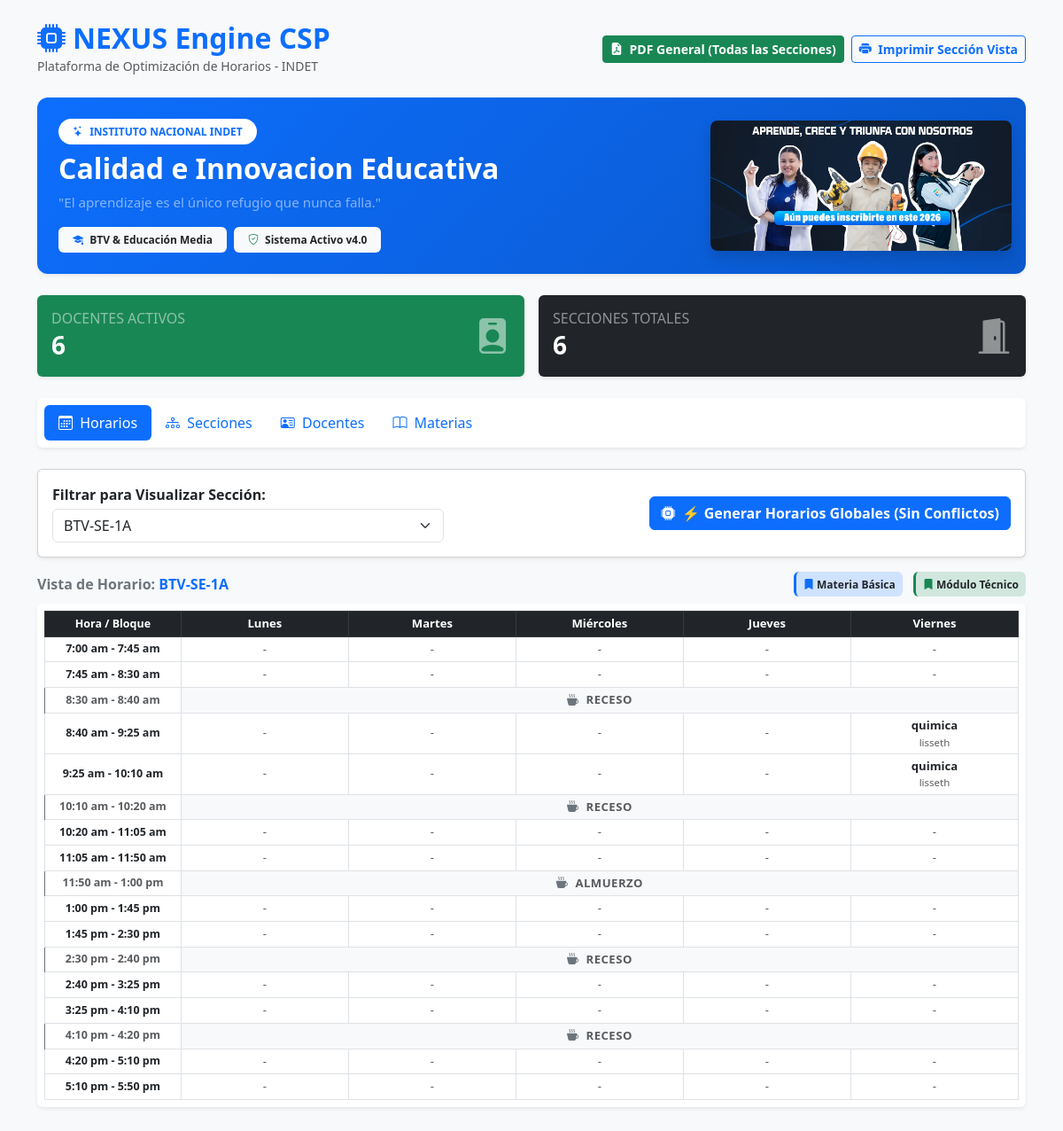
The page / on the database its author committed.
### modulo_horarios/main.py (models this page shows)
class Seccion(SQLModel, table=True):
    id: Optional[int] = Field(default=None, primary_key=True)
    nombre: str
    modalidad: str
    anio: str

class Materia(SQLModel, table=True):
    id: Optional[int] = Field(default=None, primary_key=True)
    nombre: str
    tipo: str  # 'Básica' o 'Modular'

class Docente(SQLModel, table=True):
    id: Optional[int] = Field(default=None, primary_key=True)
    nombre: str
    correo_institucional: str
    turno_preferente: str
    dias_matutino: Optional[str] = None
    dias_vespertino: Optional[str] = None

### modulo_horarios/main.py (the view)
@app.get("/", response_class=HTMLResponse)
def index(
        request: Request,
        seccion_seleccionada: Optional[str] = None,
        seccion_estudiante: Optional[str] = None,
        session: Session = Depends(get_session)
):
    secciones = session.exec(select(Seccion)).all()
    lista_secciones = [s.nombre for s in secciones]
    seccion_actual = seccion_seleccionada if seccion_seleccionada else (
        lista_secciones[0] if lista_secciones else "Sin Secciones")
    sec_obj = session.exec(select(Seccion).where(Seccion.nombre == seccion_actual)).first()
    mantenimiento_dias = [
        ("lunes", "Lunes"),
        ("martes", "Martes"),
        ("miercoles", "Miércoles"),
        ("jueves", "Jueves"),
        ("viernes", "Viernes")
    ]
    tabla_horario = []
    for b in MEDIOS_BLOQUES:
        fila = {
            "hora": b["hora"],
            "es_pausa": b.get("es_pausa", False),
            "tipo_pausa": b.get("tipo_pausa", "")
        }
        for dia_clave, dia_bd in mantenimiento_dias:
            clase_data = {"materia": "-", "docente": "-", "tipo": "ninguno"}
            if sec_obj and not b.get("es_pausa"):
                clase = session.exec(
                    select(Horario).where(
                        Horario.seccion_id == sec_obj.id,
                        Horario.dia == dia_bd,
                        Horario.bloque_id == b["id"]
                    )
                ).first()
                if clase:
                    doc = session.get(Docente, clase.docente_id)
                    mat = session.get(Materia, clase.materia_id)
                    clase_data = {
                        "materia": mat.nombre if mat else "Desconocida",
                        "docente": doc.nombre if doc else "Desconocido",
                        "tipo": mat.tipo if mat else "Básica"
                    }
            fila[dia_clave] = clase_data
        tabla_horario.append(fila)
    docentes = session.exec(select(Docente)).all()
    materias = session.exec(select(Materia)).all()
    query_estudiantes = select(Estudiante)
    if seccion_estudiante and seccion_estudiante != "Todas":
        query_estudiantes = query_estudiantes.where(Estudiante.seccion == seccion_estudiante)
    estudiantes = session.exec(query_estudiantes).all()
    total_estudiantes_registrados = len(session.exec(select(Estudiante)).all())
    docentes_con_cargas = []
    for d in docentes:
        cargas_doc = session.exec(select(CargaAcademica).where(CargaAcademica.docente_id == d.id)).all()
        cargas_info = []
        for c in cargas_doc:
            s_item = session.get(Seccion, c.seccion_id)
            m_item = session.get(Materia, c.materia_id)
            cargas_info.append({
                "seccion": s_item,
                "materia": m_item,
                "medios_bloques_semanales": c.horas_semanales
            })
        docentes_con_cargas.append({
            "id": d.id,
            "nombre": d.nombre,
            "correo_institucional": d.correo_institucional,
            "turno_preferente": d.turno_preferente,
            "cargas": cargas_info
        })
    contexto = {
        "usuario": "admin",
        "rol": "Admin",
        "username": "admin",
        "secciones": secciones,
        "lista_secciones": lista_secciones,
        "seccion_actual": seccion_actual,
        "seccion_estudiante_filtro": seccion_estudiante or "Todas",
        "tabla_horario": tabla_horario,
        "docentes": docentes_con_cargas,
        "materias": materias,
        "estudiantes": estudiantes,
        "total_estudiantes": total_estudiantes_registrados,
        "total_docentes": len(docentes),
        "total_secciones": len(secciones),
        "alerta_cruce": False
    }
    return templates.TemplateResponse(
        request=request,
        name="index.html",
        context=contexto
    )

### modulo_horarios/templates/index.html (shortened to what this page needs)
<!DOCTYPE html>
<html lang="es">
<head>
    <link href="https://cdn.jsdelivr.net/npm/bootstrap@5.3.0/dist/css/bootstrap.min.css" rel="stylesheet">
    <link rel="stylesheet" href="https://cdn.jsdelivr.net/npm/bootstrap-icons@1.11.3/font/bootstrap-icons.css">
</head>
<body class="bg-light">
<div class="container pb-5 pt-4">
    <div class="d-flex justify-content-between align-items-center mb-4 no-print">
        <div>
            <h1 class="h2 fw-bold text-primary mb-0"><i class="bi bi-cpu-fill me-2"></i>NEXUS Engine CSP</h1>
            <small class="text-muted">Plataforma de Optimización de Horarios - INDET</small>
        </div>
        <div class="d-flex gap-2">
            <a href="/exportar_pdf_todos" class="btn btn-success btn-sm fw-bold" target="_blank">
                <i class="bi bi-file-earmark-pdf-fill me-1"></i> PDF General (Todas las Secciones)
            </a>
            <button id="btnImprimirHorario" onclick="window.print()" class="btn btn-outline-primary btn-sm fw-bold">
                <i class="bi bi-printer-fill me-1"></i> Imprimir Sección Vista
            </button>
        </div>
    </div>
    <div class="card border-0 shadow-sm overflow-hidden mb-4 no-print" style="border-radius: 12px; background: linear-gradient(135deg, #0d6efd 0%, #0a58ca 100%);">
        <div class="row g-0 align-items-center">
            <div class="col-md-8 p-4 text-white">
                <span class="badge bg-white text-primary mb-2 fw-bold text-uppercase px-3 py-2 rounded-pill" style="font-size: 0.75rem;">
                    <i class="bi bi-stars me-1"></i> INSTITUTO NACIONAL INDET
                </span>
                <h2 class="fw-bold mb-2">Calidad e Innovacion Educativa</h2>
                <p class="mb-3 text-white-50 lead" style="font-size: 0.95rem;">
                    "El aprendizaje es el único refugio que nunca falla."
                </p>
                <div class="d-flex align-items-center gap-2">
                    <span class="badge bg-light text-dark py-2 px-3"><i class="bi bi-mortarboard-fill text-primary me-1"></i> BTV & Educación Media</span>
                    <span class="badge bg-light text-dark py-2 px-3"><i class="bi bi-shield-check text-success me-1"></i> Sistema Activo v4.0</span>
                </div>
            </div>
            <div class="col-md-4 d-none d-md-block text-center p-3">
                <img src="../static/especialidades.png" alt="Especialidades INDET" class="img-fluid rounded-3 shadow" style="max-height: 160px; object-fit: cover; width: 100%;">
            </div>
        </div>
    </div>
    <div class="row g-3 mb-4 no-print">
        <div class="col-md-6">
            <div class="card bg-success text-white shadow-sm p-3 border-0">
                <div class="d-flex justify-content-between align-items-center">
                    <div>
                        <h6 class="text-white-50 text-uppercase mb-1">Docentes Activos</h6>
                        <h3 class="fw-bold mb-0">{{ total_docentes }}</h3>
                    </div>
                    <i class="bi bi-person-badge-fill fs-1 text-white-50"></i>
                </div>
            </div>
        </div>
        <div class="col-md-6">
            <div class="card bg-dark text-white shadow-sm p-3 border-0">
                <div class="d-flex justify-content-between align-items-center">
                    <div>
                        <h6 class="text-white-50 text-uppercase mb-1">Secciones Totales</h6>
                        <h3 class="fw-bold mb-0">{{ total_secciones }}</h3>
                    </div>
                    <i class="bi bi-door-open-fill fs-1 text-white-50"></i>
                </div>
            </div>
        </div>
    </div>
    <ul class="nav nav-pills mb-3 bg-white p-2 rounded shadow-sm no-print" id="nexusTab" role="tablist">
        <li class="nav-item"><button class="nav-link active" id="horario-tab" data-bs-toggle="tab" data-bs-target="#horario" type="button"><i class="bi bi-calendar3 me-1"></i> Horarios</button></li>
        <li class="nav-item"><button class="nav-link" id="secciones-tab" data-bs-toggle="tab" data-bs-target="#secciones" type="button"><i class="bi bi-diagram-3 me-1"></i> Secciones</button></li>
        <li class="nav-item"><button class="nav-link" id="docentes-tab" data-bs-toggle="tab" data-bs-target="#docentes" type="button"><i class="bi bi-person-vcard me-1"></i> Docentes</button></li>
        <li class="nav-item"><button class="nav-link" id="materias-tab" data-bs-toggle="tab" data-bs-target="#materias" type="button"><i class="bi bi-book me-1"></i> Materias</button></li>
    </ul>
    <div class="tab-content pt-2" id="nexusTabContent">
        <div class="tab-pane fade show active" id="horario" role="tabpanel">
            <div class="card shadow-sm p-3 mb-3 no-print">
                <div class="row align-items-center g-3">
                    <div class="col-md-5">
                        <form method="get" action="/">
                            <label for="seccion_seleccionada" class="form-label fw-bold mb-1">Filtrar para Visualizar Sección:</label>
                            <select name="seccion_seleccionada" id="seccion_seleccionada" class="form-select" onchange="this.form.submit()">
                                {% for sec in lista_secciones %}
                                    <option value="{{ sec }}" {% if sec == seccion_actual %}selected{% endif %}>{{ sec }}</option>
                                {% endfor %}
                            </select>
                        </form>
                    </div>
                    <div class="col-md-7 text-end d-flex justify-content-end align-items-center gap-2">
                        <form action="/generar_horarios_globales" method="post" class="m-0">
                            <button type="submit" class="btn btn-primary fw-bold">
                                <i class="bi bi-cpu-fill me-1"></i> ⚡ Generar Horarios Globales (Sin Conflictos)
                            </button>
                        </form>
                    </div>
                </div>
            </div>
            <div class="d-flex justify-content-between align-items-center mb-2 no-print">
                <span class="fw-bold text-secondary">Vista de Horario: <span class="text-primary">{{ seccion_actual }}</span></span>
                <div>
                    <span class="badge bg-basica text-dark p-2 me-2"><i class="bi bi-bookmark-fill text-primary"></i> Materia Básica</span>
                    <span class="badge bg-modular text-dark p-2"><i class="bi bi-bookmark-fill text-success"></i> Módulo Técnico</span>
                </div>
            </div>
            <div class="table-responsive bg-white rounded shadow-sm p-2">
                <table class="table table-bordered text-center align-middle mb-0 tabla-horario-compacta">
                    <thead class="table-dark">
                        <tr>
                            <th class="col-hora">Hora / Bloque</th>
                            <th class="col-dia">Lunes</th>
                            <th class="col-dia">Martes</th>
                            <th class="col-dia">Miércoles</th>
                            <th class="col-dia">Jueves</th>
                            <th class="col-dia">Viernes</th>
                        </tr>
                    </thead>
                    <tbody>
                        {% for fila in tabla_horario %}
                            {% if fila.es_pausa %}
                                <tr class="bg-custom-pause">
                                    <td class="col-hora fw-bold text-muted">{{ fila.hora }}</td>
                                    <td colspan="5" class="text-uppercase text-muted py-1 bg-light fw-bold" style="letter-spacing: 0.5px;">
                                        <i class="bi bi-cup-hot-fill me-1 text-secondary"></i> {{ fila.tipo_pausa }}
                                    </td>
                                </tr>
                            {% else %}
                                <tr>
                                    <td class="col-hora fw-bold">{{ fila.hora }}</td>
                                    {% for dia in ['lunes', 'martes', 'miercoles', 'jueves', 'viernes'] %}
                                        {% set clase = fila[dia] %}
                                        <td class="{% if clase.tipo == 'Modular' %}bg-modular{% elif clase.tipo == 'Básica' %}bg-basica{% endif %}">
                                            {% if clase.materia and clase.materia != '-' %}
                                                <div class="fw-bold text-dark">{{ clase.materia }}</div>
                                                <small class="text-muted d-block">{{ clase.docente }}</small>
                                            {% else %}
                                                <span class="text-muted">-</span>
                                            {% endif %}
                                        </td>
                                    {% endfor %}
                                </tr>
                            {% endif %}
                        {% endfor %}
                    </tbody>
                </table>
            </div>
        </div>
    </div>
</div>
</body>
</html>

### modulo_horarios/templates/index.html (style rules this page uses)
.bg-custom-pause { background-color: #f8f9fa; font-weight: bold; border-left: 3px solid #6c757d; }
.bg-modular { background-color: #d1e7dd; border-left: 3px solid #198754; }
.bg-basica { background-color: #cfe2ff; border-left: 3px solid #0d6efd; }
.tabla-horario-compacta { font-size: 0.82rem; }
.tabla-horario-compacta th, .tabla-horario-compacta td { padding: 4px 6px !important; vertical-align: middle; }
.col-hora { width: 14%; font-size: 0.78rem; }
.col-dia { width: 17.2%; }

### rows shown on the page
Seccion: nombre "BTV-SE-1A"
Materia: materia "quimica" "quimica"
Docente: docente "lisseth" "lisseth"

### other values the page prints
{{ total_docentes }} "6"
{{ total_secciones }} "6"
{{ fila.hora }} "7:00 am - 7:45 am" "7:45 am - 8:30 am" "8:40 am - 9:25 am" "9:25 am - 10:10 am" "10:20 am - 11:05 am" "11:05 am - 11:50 am" "1:00 pm - 1:45 pm" "1:45 pm - 2:30 pm" "2:40 pm - 3:25 pm" "3:25 pm - 4:10 pm" "4:20 pm - 5:10 pm" "5:10 pm - 5:50 pm"
{{ fila.hora }} "8:30 am - 8:40 am" "10:10 am - 10:20 am" "11:50 am - 1:00 pm" "2:30 pm - 2:40 pm" "4:10 pm - 4:20 pm"
{{ fila.tipo_pausa }} "RECESO" "RECESO" "ALMUERZO" "RECESO" "RECESO"
form field seccion_seleccionada "BTV-SE-1A"
